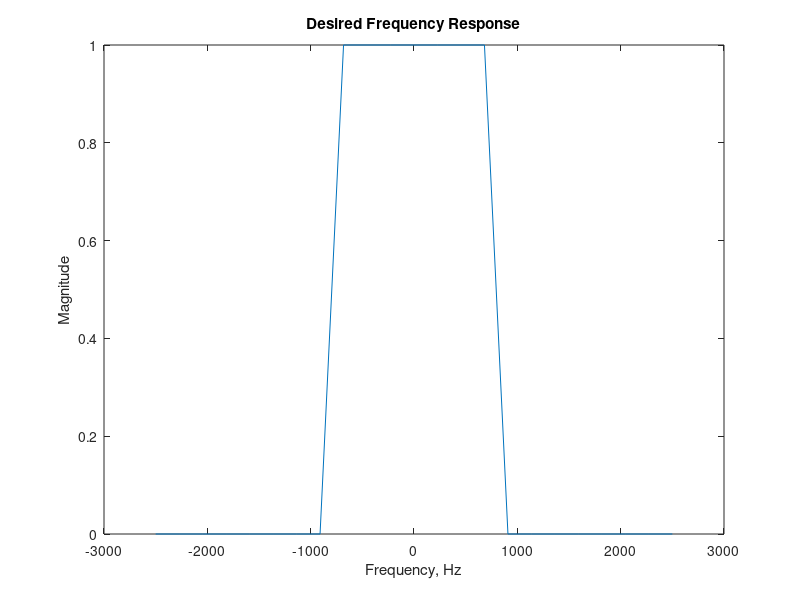
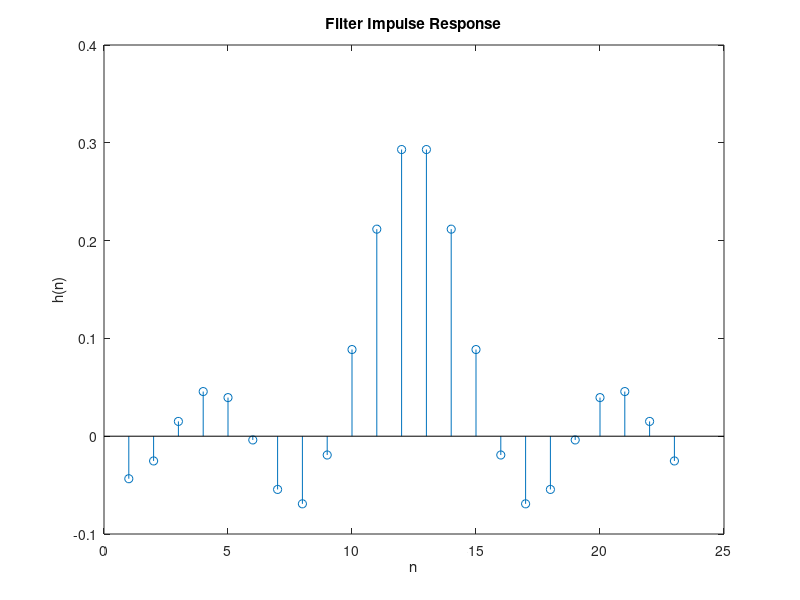
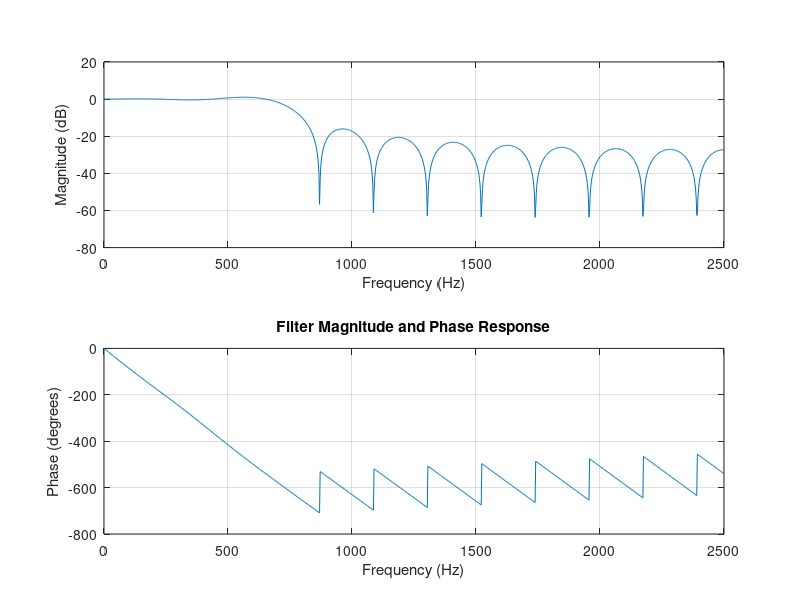
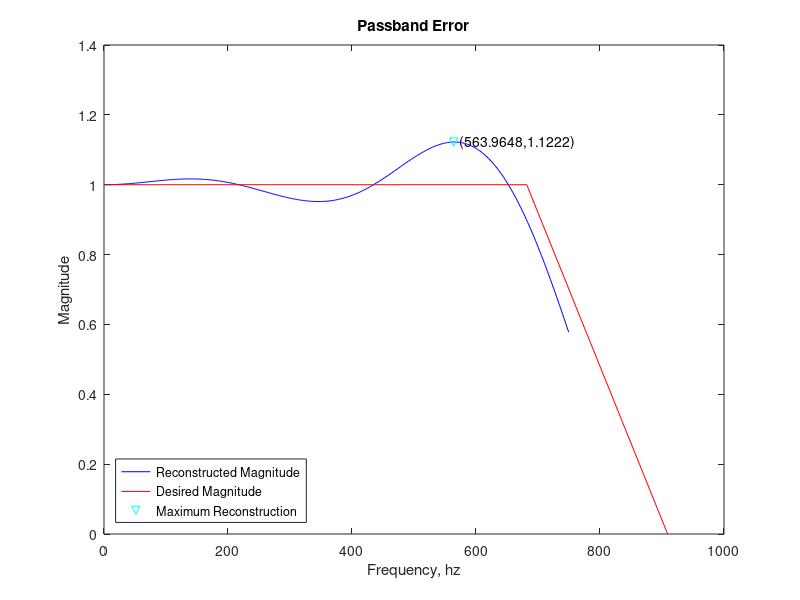

MATLAB code for these plots, in order: (Note: this script raises an error after producing the figures.)
%% EE125: Digital Signal Processing Matlab Project 6 Alexander Christenson
clear all, close all
%% Designing a filter by frequency sampling

% Plugging in the given information
fs = 5000; % Sampling Freq, Hz
L = 23; % Filter length
fc = 750;

% Creating the frequency vector
df = fs/(L-1);
M = (L-1)/2;
f = [(0:M)*df (-M:-1)*df];

% Creating the magnitude of the filter frequency response
Hmag = double(abs(f)<fc);

% Plotting the frequency response to check
figure
plot(fftshift(f),fftshift(Hmag));
title('Desired Frequency Response')
xlabel('Frequency, Hz')
ylabel('Magnitude');

% Creating the linear phase
w = f*2*pi/fs;
Hphase = exp(1i*w*M);
H = Hmag.*Hphase;
h = real(ifft(H));
figure
stem(1:L,h)
title('Filter Impulse Response')
xlabel('n')
ylabel('h(n)')

figure
freqz(h,1,1024,fs);
title('Filter Magnitude and Phase Response')
% Yes, this is the frequency and phase responses I was expecting. Since the
% magnitude response is plotted in decibels it makes sense that you couldnt
% have that represented in the response because that equates to -inf!!

%% Effect of the transition band
[Herr,ferr] = freqz(h,1,1024,fs);
pb = find(ferr<fc);
Hpb = abs(Herr(pb));
figure
plot(ferr(pb),Hpb,'b')
[maximum,idx] = max(Hpb);
hold on
f0 = find(f==0);
H0 = find(Hmag==0);
plot(f(f0:H0),Hmag(f0:H0),'r')
plot(ferr(idx),Hpb(idx),'vc')
hold off
title('Passband Error')
xlabel('Frequency, hz')
ylabel('Magnitude')
legend('Reconstructed Magnitude','Desired Magnitude',...
    'Maximum Reconstruction','Location','southwest')
txt = sprintf('  (%.4f,%.4f)',ferr(idx),Hpb(idx));
text(ferr(idx),Hpb(idx),txt)

pbErr = Hpb(idx)-1 % This error is the largest, 0.12, at ~564 Hz

sb = find(ferr>=fc);
Hsb = abs(Herr(sb));
fsb = ferr(sb);
figure
plot(fsb,Hsb,'b')
hold on
[peaks,pts] = findpeaks(Hsb);
[maximum,idx] = max(peaks);
idx = pts(idx);
txt = sprintf('  (%.4f,%.4f)',fsb(idx),Hsb(idx));
text(fsb(idx),Hsb(idx),txt)
plot(fsb(idx),Hsb(idx),'vc')
title('Stopband Error')
xlabel('Frequency, hz')
ylabel('Magnitude')
hold off

sbErr = Hsb(idx) % This maximum stopband error of 0.157 is at ~962 Hz

%% Adding the transition band
[minimum, trans] = min(abs(f-fc));
Hmag1 = Hmag;
Hmag1(trans) = 0.5; % Set trans value
Hmag1(L+1-trans) = 0.5; % Do it for the negative side too

% Using the same phase, invert the Fourier transform
H1 = Hmag1.*Hphase;
h1 = real(ifft(H1));

% Get an plot filter coefficients
figure
stem(1:L,h)
hold on
stem(1:L,h1)
title('Filter Impulse Responses')
legend('h original','h transition=0.5')
xlabel('n')
ylabel('h(n)')
hold off

% This looks like the original impulse response, however, it is a little
% more vertically squished, but it does still look sinc-like

%% Repeating previous steps w trans band
[Herr,ferr] = freqz(h1,1,1024,fs);
pb = find(ferr<fc);
Hpb = abs(Herr(pb));
figure
plot(ferr(pb),Hpb,'b')
[maximum,idx] = max(Hpb);
hold on
f0 = find(f==0);
H0 = find(Hmag==0);
plot(f(f0:H0),Hmag(f0:H0),'r')
plot(ferr(idx),Hpb(idx),'vc')
hold off
title('Passband Error')
xlabel('Frequency, hz')
ylabel('Magnitude')
legend('Reconstructed Magnitude','Desired Magnitude',...
    'Maximum Reconstruction','Location','southwest')
txt = sprintf('  (%.4f,%.4f)',ferr(idx),Hpb(idx));
text(ferr(idx),Hpb(idx),txt)

pbErrTrans = Hpb(idx)-1 % Max err of 0.0099 at ~361 Hz

sb = find(ferr>=fc);
Hsb = abs(Herr(sb));
fsb = ferr(sb);
figure
plot(fsb,Hsb,'b')
hold on
[peaks,pts] = findpeaks(Hsb);
[maximum,idx] = max(peaks);
idx = pts(idx);
txt = sprintf('  (%.4f,%.4f)',fsb(idx),Hsb(idx));
text(fsb(idx),Hsb(idx),txt)
plot(fsb(idx),Hsb(idx),'vc')
title('Stopband Error')
xlabel('Frequency, hz')
ylabel('Magnitude')
hold off

sbErrTrans = Hsb(idx) % Max err of 0.0105 at ~1165 Hz

%% Test and tabulate various transition value errors
pbErrTab = zeros(1,9);
sbErrTab = zeros(1,9);
for t = 0.1:0.1:0.9
    Hmag1(trans) = t;
    Hmag1(L+1-trans) = t;
    H1 = Hmag1.*Hphase;
    h1 = real(ifft(H1));
    HH = freqz(h1,1,1024,fs);
    pbErrTab(round(t*10)) = max(abs(HH(pb)))-1;
    sbErrTab(round(t*10)) = max(findpeaks(abs(HH(sb))));
end
Passband_Error = pbErrTab';
Stopband_Error = sbErrTab';
Transition_Values = {'0.1';'0.2';'0.3';'0.4';'0.5';'0.6';'0.7';'0.8';'0.9'};
TGap1 = table(Passband_Error, Stopband_Error, 'RowNames',Transition_Values)

% From the table there is a clear tradeoff between the transition value and
% the pass/stop band error. As the transition value is shifted right the
% passband error decreases and the stopband error increases. So for good
% stopband performance choose a low transition value and for good passband
% performance choose a high transition value.

%% Repeat for a 2 sample transition band
Hmag2 = Hmag;
Hmag2(trans:trans+1) = [2 1]/3;
Hmag2(L-trans:L+1-trans) = [1 2]/3;
H2 = Hmag2.*Hphase;

% Using the same phase, invert the Fourier transform
h2 = real(ifft(H2));

% Get an plot filter coefficients
figure
stem(1:L,h)
hold on
stem(1:L,h1)
stem(1:L,h2)
title('Filter Impulse Responses')
legend('h original','h transition, 1 sample','h transition, 2 sample')
xlabel('n')
ylabel('h(n)')
hold off

% Repeating previous steps w trans band
[Herr,ferr] = freqz(h2,1,1024,fs);
pb = find(ferr<fc);
Hpb = abs(Herr(pb));
figure
plot(ferr(pb),Hpb,'b')
[maximum,idx] = max(Hpb);
hold on
f0 = find(f==0);
H0 = find(Hmag==0);
plot(f(f0:H0),Hmag(f0:H0),'r')
plot(ferr(idx),Hpb(idx),'vc')
hold off
title('Passband Error')
xlabel('Frequency, hz')
ylabel('Magnitude')
legend('Reconstructed Magnitude','Desired Magnitude',...
    'Maximum Reconstruction','Location','southwest')
txt = sprintf('  (%.4f,%.4f)',ferr(idx),Hpb(idx));
text(ferr(idx),Hpb(idx),txt)

pbErrTrans2 = Hpb(idx)-1

sb = find(ferr>=fc);
Hsb = abs(Herr(sb));
fsb = ferr(sb);
figure
plot(fsb,Hsb,'b')
hold on
[peaks,pts] = findpeaks(Hsb);
[maximum,idx] = max(peaks);
idx = pts(idx);
txt = sprintf('  (%.4f,%.4f)',fsb(idx),Hsb(idx));
text(fsb(idx),Hsb(idx),txt)
plot(fsb(idx),Hsb(idx),'vc')
title('Stopband Error')
xlabel('Frequency, hz')
ylabel('Magnitude')
hold off

sbErrTrans2 = Hsb(idx)

% Notice that using the linear phase 2 sample transition band causes the
% measured error in both the stop and pass band to be smaller than any of
% the 1 sample transition band errors from the table. (compare table with
% pbErrTrans2 and sbErrTrans2 for the passband and stopband errors with 2
% samples)

%% Parks Mclellan

% From firpm doc
rp = 10*log10(1.02);   % Passband ripple
rs = 40;               % Stopband ripple
fs = 1000;             % Sampling frequency
f = [100 175];         % Cutoff frequencies
a = [1 0];             % Desired amplitudes

dev = [(10^(rp/20)-1)/(10^(rp/20)+1)  10^(-rs/20)]; 
[n,fo,ao,w] = firpmord(f,a,dev,fs);
b = firpm(n,fo,ao,w);
freqz(b,1,1024,fs)
title('Parks Mclellan Filter')

[Herr,ferr] = freqz(b,1,1024,fs);
pb = find(ferr<f(1));
Hpb = abs(Herr(pb));
figure
plot(ferr(pb),Hpb,'b')
[maximum,idx] = max(Hpb);
hold on
plot(ferr(idx),Hpb(idx),'vc')
hold off
title('Passband Error')
xlabel('Frequency, hz')
ylabel('Magnitude')
legend('Reconstructed Magnitude',...
    'Maximum Reconstruction','Location','southwest')
txt = sprintf('  (%.4f,%.4f)',ferr(idx),Hpb(idx));
text(ferr(idx),Hpb(idx),txt)

pbErrPM = Hpb(idx) - 1;

sb = find(ferr>f(2));
Hsb = mag2db(abs(Herr(sb)));
fsb = ferr(sb);
figure
plot(fsb,Hsb,'b')
hold on
[peaks,pts] = findpeaks(Hsb);
[maximum,idx] = max(peaks);
idx = pts(idx);
txt = sprintf('  (%.4f,%.4f)',fsb(idx),Hsb(idx));
text(fsb(idx),Hsb(idx),txt)
plot(fsb(idx),Hsb(idx),'vc')
title('Stopband Error')
xlabel('Frequency, hz')
ylabel('Magnitude')
hold off

sbErPM = Hsb(idx) + rs;

% No adjustment necessary

%% Filter Design By Windowing
% 1. Hamming window
% cutoff -> 2fc/fs - middle of trans band

hamm = fir1(n,(f(1)+f(2))/fs,'low');
figure
freqz(hamm,1,1024,fs)
title('Hamming Window Frequency Response')
% Doesn't meet specs

hamm = fir1(1.5*n,(f(1)+f(2))/fs,'low');
figure
freqz(hamm,1,1024,fs)
title('Adjusted Frequency Response')
% Looks like it meets the specs

%% 2 Boxcar window
% Try making the boxcar with the start at the low cutoff freq
bc = fir1(n,f(1)/fs,rectwin(n+1));
figure
freqz(bc,1,1024,fs)
title('Boxcar Frequency Response')
% Doesn't meet specs - cutoff too quick
% Try using the transition point
bc = fir1(n,(f(1)+f(2))/fs,rectwin(n+1));
figure
freqz(bc,1,1024,fs)
title('Boxcar Frequency Response Adjusted 1')
% This is a better frequency to change the window length from
% Improving the response by changing the window length to 8x
bc = fir1(8*n,(f(1)+f(2))/fs,rectwin(8*n+1));
figure
freqz(bc,1,1024,fs)
title('Boxcar Frequency Response Adjusted 2')
% Yay this meets the specs :)

%% 3
% FFT has complexity of nlogn

% Calculating complexity for equiripple
EC = n*log(n) % = 93.3017
HC = 2*n*log(2*n) % = 225.4197 - ~2.4x slower
BC = 8*n*log(8*n) % = 1212.2 - ~13x slower

% Calculate percent savings
HE = (HC-EC)/HC * 100 % ~58% Savings
BE = (BC-EC)/BC * 100 % ~92% Savings wow thats a lot of savings

% Shoutout to Richard Preston for guidance in some places